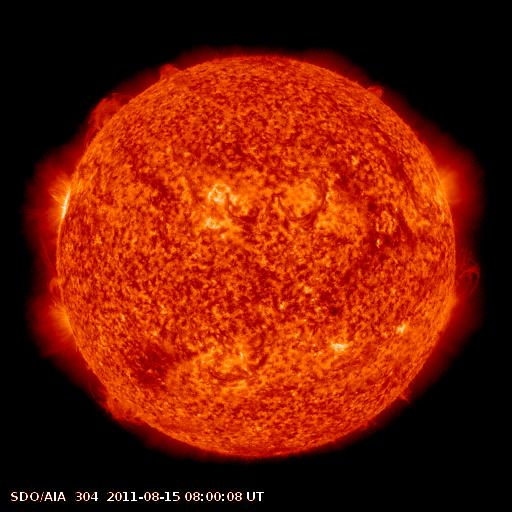
#> input picture sample_data/images/test/20110815_080008_SDO_AIA_304_512.jpg, 512 x 512 px
$ python -i segmenters.py   (imports and definitions only)
#> lines starting #> are read from the running program, lines starting #| are printed output that depends on the picture; after the words box and inside, x2 and y2 are one past the last pixel; in counts of white or black regions, pixels touching at a corner belong together
#!/usr/bin/env python3
"""Coronal-hole segmentation tools + solar-disk masking + comparison helpers.

Coronal holes are dark regions ON the solar disk in AIA 193A. Off-disk space is
also dark, so every method operates inside a detected solar-disk mask.

Tools implemented (each returns a binary HxW mask of candidate coronal holes):
  seg_otsu        : Otsu global threshold on disk pixels (classic baseline)
  seg_adaptive    : percentile threshold + morphology (domain-tuned)
  seg_slic        : SLIC superpixels, select dark superpixels
  (SAM2 is run separately in run_segmentation.py via ultralytics; box-prompted)
"""
import numpy as np
import cv2
from skimage.filters import threshold_otsu
from skimage.segmentation import slic
from skimage.measure import label as cc_label, regionprops
from scipy import ndimage as ndi

IMG = 512


# ---------------------------------------------------------------------------
# Solar disk detection
# ---------------------------------------------------------------------------
# [12 lines left out: function solar_disk_mask, not called in this run]


def _legacy_solar_disk_mask(gray, limb_frac=0.90):
    """Return a boolean solar-disk mask (True = on-disk), just inside the limb.

    The photospheric disk in these 512px SDO frames is a stable circle
    (radius ~240px, centered ~(256,256)). Internal coronal holes are dark, so an
    area-based radius is unreliable; instead fit the *minimum enclosing circle*
    of the bright disk body (robust to interior dark holes), then shrink by
    limb_frac to drop the bright limb ring and any off-limb coronal glow.
    Falls back to a fixed centered circle if the fit is degenerate.
    """
    h, w = gray.shape
    g = gray.astype(np.float32)
    # standardized SDO 512 browse frames: disk is a near-fixed circle (R~243, centered).
    pcx, pcy, pR = w / 2.0, h / 2.0, 0.475 * min(h, w)   # strong prior
    cx, cy, R = pcx, pcy, pR
    try:
        # separate disk body (incl. dark holes) from near-black space with a LOW
        # absolute threshold; robust even on dim, low-contrast frames.
        thr = max(28.0, np.percentile(g, 45) * 0.4)
        b = (g > thr).astype(np.uint8)
        b = cv2.morphologyEx(b, cv2.MORPH_CLOSE, np.ones((7, 7), np.uint8), iterations=2)
        b = cv2.morphologyEx(b, cv2.MORPH_OPEN, np.ones((5, 5), np.uint8))
        lbl = cc_label(b)
        if lbl.max() >= 1:
            ar = np.bincount(lbl.ravel()); ar[0] = 0
            body = (lbl == ar.argmax()).astype(np.uint8)
            body = ndi.binary_fill_holes(body).astype(np.uint8)
            cnts, _ = cv2.findContours(body, cv2.RETR_EXTERNAL, cv2.CHAIN_APPROX_SIMPLE)
            (fx, fy), fR = cv2.minEnclosingCircle(max(cnts, key=cv2.contourArea))
            # accept fit only if close to the standardized prior
            if abs(fR - pR) < 0.06 * min(h, w) and abs(fx - pcx) < 45 and abs(fy - pcy) < 45:
                cx, cy, R = fx, fy, fR
    except Exception:
        pass
    yy, xx = np.mgrid[0:h, 0:w]
    disk = (xx - cx) ** 2 + (yy - cy) ** 2 <= (limb_frac * R) ** 2
    return disk


# ---------------------------------------------------------------------------
# Post-processing shared by the classical detectors
# ---------------------------------------------------------------------------
# [94 lines left out: functions _clean, seg_otsu, seg_adaptive, seg_slic, mask_to_boxes, iou_xyxy, not called in this run]

>>> import cv2
>>> picture = cv2.imread('../../sample_data/images/test/20110815_080008_SDO_AIA_304_512.jpg', cv2.IMREAD_GRAYSCALE)
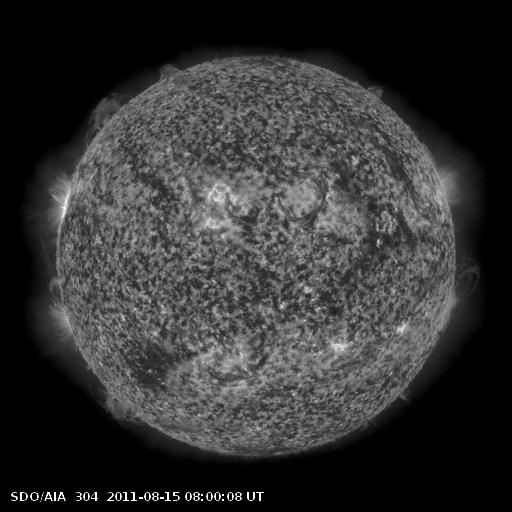
#> picture: shape (512, 512); min 0, max 255, mean 50.4
>>> result = _legacy_solar_disk_mask(picture)
#> in _legacy_solar_disk_mask, `thr = max(28.0, np.percentile(g, 45) * 0.4)`: thr = 28
#> in _legacy_solar_disk_mask, `b = (g > thr).astype(np.uint8)`:
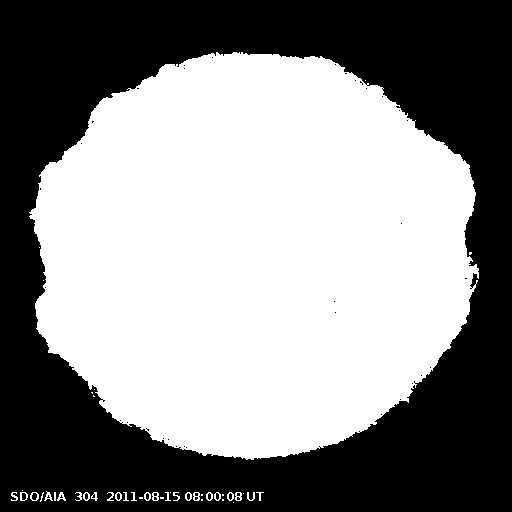
#> b: shape (512, 512); values 0 (black) and 1 (white), 54.2% white; 49 black regions (47 under 20 px), largest, box (x1, y1, x2, y2) and area: (0, 0, 512, 512) 119878, (32, 493, 37, 500) 29
#> in _legacy_solar_disk_mask, `b = cv2.morphologyEx(b, cv2.MORPH_CLOSE, np.ones((7, 7), np.uint8), it..`:
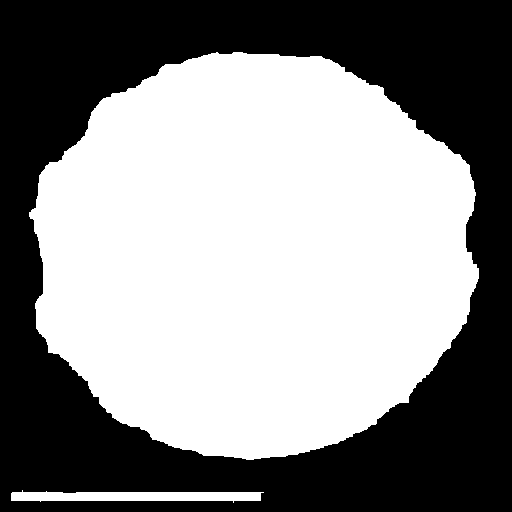
#> b: shape (512, 512); values 0 (black) and 1 (white), 54.9% white; 1 black region, box (x1, y1, x2, y2) and area: (0, 0, 512, 512) 118158
#> in _legacy_solar_disk_mask, `b = cv2.morphologyEx(b, cv2.MORPH_OPEN, np.ones((5, 5), np.uint8))`: b: shape (512, 512); values 0 (black) and 1 (white), 54.9% white; 1 black region, box (x1, y1, x2, y2) and area: (0, 0, 512, 512) 118173
#> in _legacy_solar_disk_mask, `lbl = cc_label(b)`:
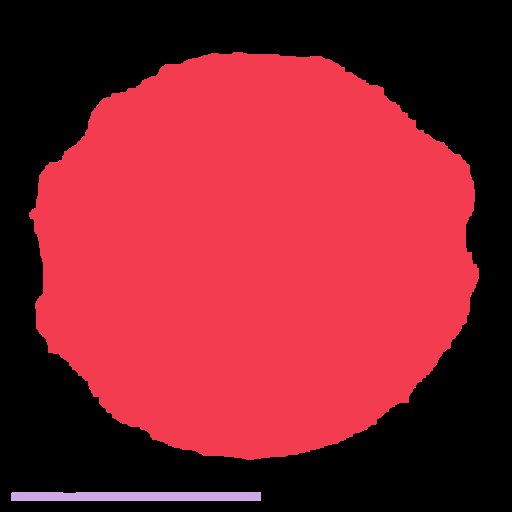
#> lbl: shape (512, 512) int64; 3 distinct labels, from 0 to 2; one colour per label, 0 black
#> in _legacy_solar_disk_mask, `ar = np.bincount(lbl.ravel())`: ar = [118173, 141735, 2236]
#> in _legacy_solar_disk_mask, `body = (lbl == ar.argmax()).astype(np.uint8)`:
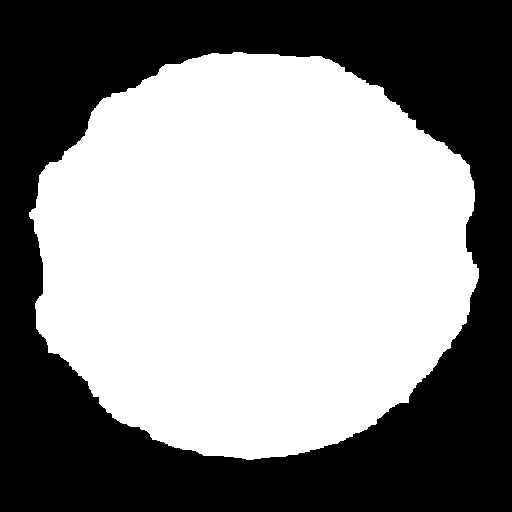
#> body: shape (512, 512); values 0 (black) and 1 (white), 54.1% white; 1 black region
#> in _legacy_solar_disk_mask, `cnts, _ = cv2.findContours(body, cv2.RETR_EXTERNAL, cv2.CHAIN_APPROX_S..`: cnts = 1 contour; box (x1, y1, x2, y2) and area: (29, 52, 479, 460) 141051
#> in _legacy_solar_disk_mask, `(fx, fy), fR = cv2.minEnclosingCircle(max(cnts, key=cv2.contourArea))`: fx = 252.5; fy = 246.5; fR = 231.3
#> in _legacy_solar_disk_mask, `cx, cy, R = fx, fy, fR`: cx = 252.5; cy = 246.5; R = 231.3
#> in _legacy_solar_disk_mask, `disk = (xx - cx) ** 2 + (yy - cy) ** 2 <= (limb_frac * R) ** 2`:
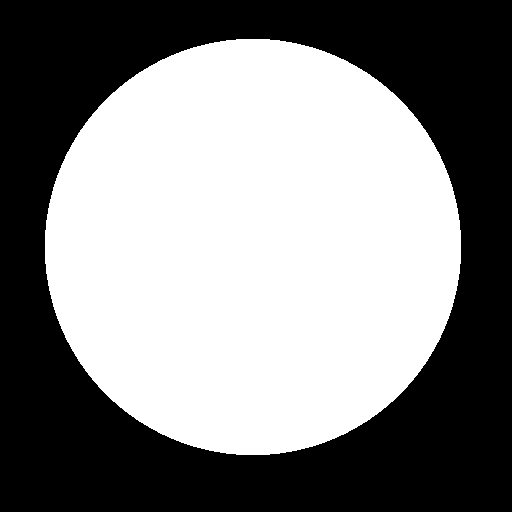
#> disk: shape (512, 512) bool; 51.9% white; 1 black region, box (x1, y1, x2, y2) and area: (0, 0, 512, 512) 125964

$ run again, on sample_data/images/test/20140916_120006_SDO_AIA_193_512.jpg
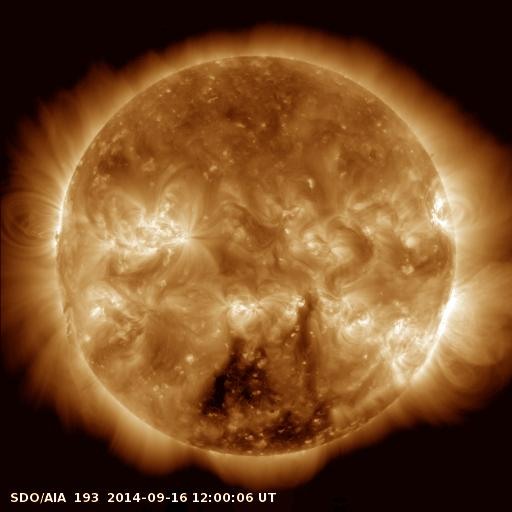
#> input picture sample_data/images/test/20140916_120006_SDO_AIA_193_512.jpg, 512 x 512 px
#> thr = 33.6
#> in _legacy_solar_disk_mask, `b = cv2.morphologyEx(b, cv2.MORPH_CLOSE, np.ones((7, 7), np.uint8), it..`:
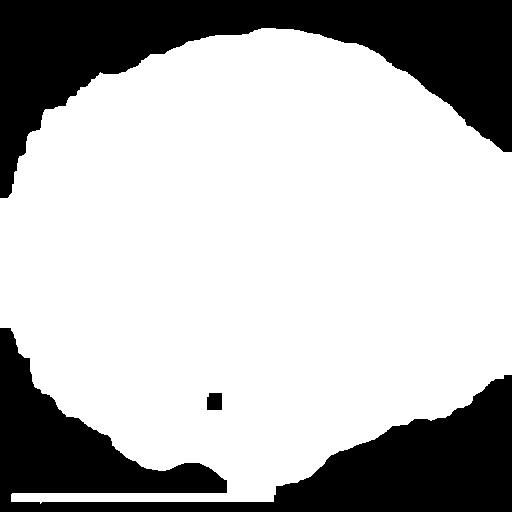
#> b: shape (512, 512); values 0 (black) and 1 (white), 71.5% white; 3 black regions, box (x1, y1, x2, y2) and area: (0, 0, 512, 198) 38484, (0, 328, 512, 512) 35945, (207, 393, 222, 410) 247
#> lbl: shape (512, 512) int64; values 0 (black) and 1 (white), 71.5% white; 3 black regions, box (x1, y1, x2, y2) and area: (0, 0, 512, 198) 38489, (0, 328, 512, 512) 35950, (207, 393, 222, 410) 247
#> ar = [74686, 187458]
#> body: shape (512, 512); values 0 (black) and 1 (white), 71.6% white; 2 black regions
#> cnts = 1 contour; box (x1, y1, x2, y2) and area: (0, 28, 512, 502) 186700
#> fx = 260; fy = 325.1; fR = 304.9
#> `result = _legacy_solar_disk_mask(picture)`:
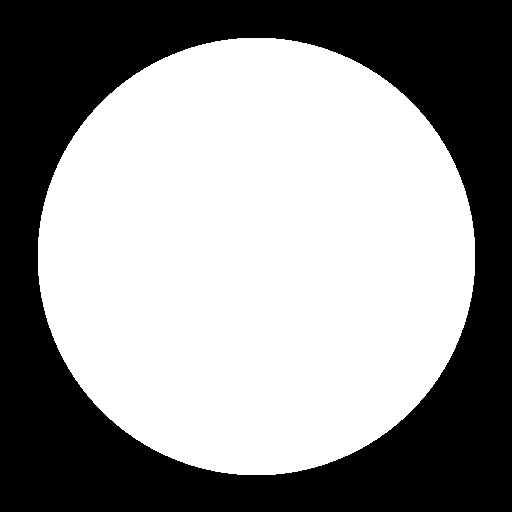
#> result: shape (512, 512) bool; 57.4% white; 1 black region, box (x1, y1, x2, y2) and area: (0, 0, 512, 512) 111639
